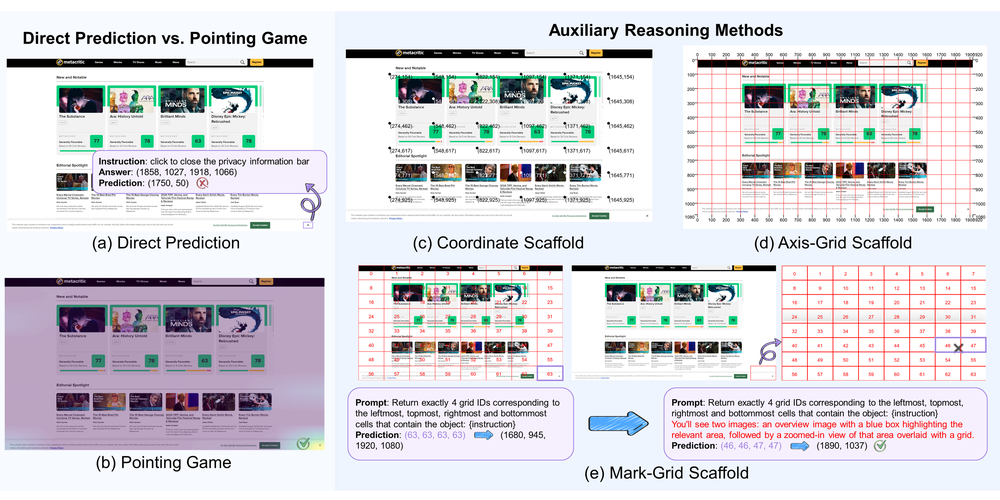
#> input picture misc/method.png, 1000 x 500 px, shrunk from 3780 x 1890 before the run
$ python -i scaffold.py   (imports and definitions only)
#> lines starting #> are read from the running program, lines starting #| are printed output that depends on the picture
from PIL import Image, ImageDraw, ImageFont

def open_image(image_or_image_path):
#> called with image_or_image_path = 'misc/method.png'
    if isinstance(image_or_image_path, Image.Image):
        return image_or_image_path
    elif isinstance(image_or_image_path, str):
        return Image.open(image_or_image_path)
#> returned value is the input picture: PIL image 1000x500 RGB; mean R, G, B 216.5, 214.4, 220.1
    else:
        raise ValueError("Unsupported input type!")

def dot_matrix_two_dimensional(image_or_image_path, save_path = None, dots_size_w = 6, dots_size_h = 6, save_img = False, font_path = 'arial.ttf', scaffold_mode='default'):
    """
    takes an original image as input, save the processed image to save_path. Each dot is labeled with two-dimensional Cartesian coordinates (x,y). Suitable for single-image tasks.
    control args:
    1. dots_size_w: the number of columns of the dots matrix
    2. dots_size_h: the number of rows of the dots matrix
    """
    with open_image(image_or_image_path) as img:
        if img.mode != 'RGB':
            img = img.convert('RGB')
        draw = ImageDraw.Draw(img, 'RGB')

        width, height = img.size
#> width = 1000; height = 500
        grid_size_w = dots_size_w + 1
        grid_size_h = dots_size_h + 1
        cell_width = width / grid_size_w
#> cell_width = 142.9
        cell_height = height / grid_size_h
#> cell_height = 71.43

        font_size = width // 40
#> font_size = 25
        if scaffold_mode == 'coordinate':
            font_size = width // 60
        font = ImageFont.truetype(font_path, font_size)  # Adjust font size if needed; default == width // 40

        count = 0
        for j in range(1, grid_size_h):
            for i in range(1, grid_size_w):
                x = int(i * cell_width)
                y = int(j * cell_height)

                # Calculate text background region for color analysis
                text_x, text_y = x + 3, y
                count_w = count // dots_size_w
                count_h = count % dots_size_w
                if scaffold_mode == 'default':
                    label_str = f"({count_w+1},{count_h+1})"
                elif scaffold_mode == 'coordinate':
                    label_str = f"({x},{y})"
                elif scaffold_mode == 'only_dots':
                    label_str = ""

                # Get text bounding box to determine background region
                bbox = draw.textbbox((text_x, text_y), label_str, font=font)
                text_width = bbox[2] - bbox[0]
                text_height = bbox[3] - bbox[1]

                # Sample pixels in the text background region
                sample_points = []
                for sample_x in range(int(text_x), int(text_x + text_width), max(1, int(text_width // 5))):
                    for sample_y in range(int(text_y), int(text_y + text_height), max(1, int(text_height // 3))):
                        if 0 <= sample_x < width and 0 <= sample_y < height:
                            sample_points.append(img.getpixel((sample_x, sample_y)))

                # Calculate average color of background region
                if sample_points:
                    avg_r = sum(p[0] for p in sample_points) // len(sample_points)
                    avg_g = sum(p[1] for p in sample_points) // len(sample_points)
                    avg_b = sum(p[2] for p in sample_points) // len(sample_points)
                    avg_color = (avg_r, avg_g, avg_b)
                else:
                    # Fallback to original pixel color if no samples
                    avg_color = img.getpixel((x, y))

                # choose a more contrasting color from black and white based on background average
                if avg_color[0] + avg_color[1] + avg_color[2] >= 255 * 3 / 2:
                    opposite_color = (0,0,0)
                else:
                    opposite_color = (255,255,255)

                # opposite_color = (0,0,255)

                circle_radius = width // 240  # Adjust dot size if needed; default == width // 240
                draw.ellipse([(x - circle_radius, y - circle_radius), (x + circle_radius, y + circle_radius)], fill=opposite_color)

                # Draw text with the calculated opposite color
                if scaffold_mode == 'default':
                    draw.text((text_x, text_y), label_str, fill=opposite_color, font=font)
                elif scaffold_mode == 'coordinate':
                    draw.text((text_x, text_y), f"({x},{y})", fill=opposite_color, font=font)
                count += 1
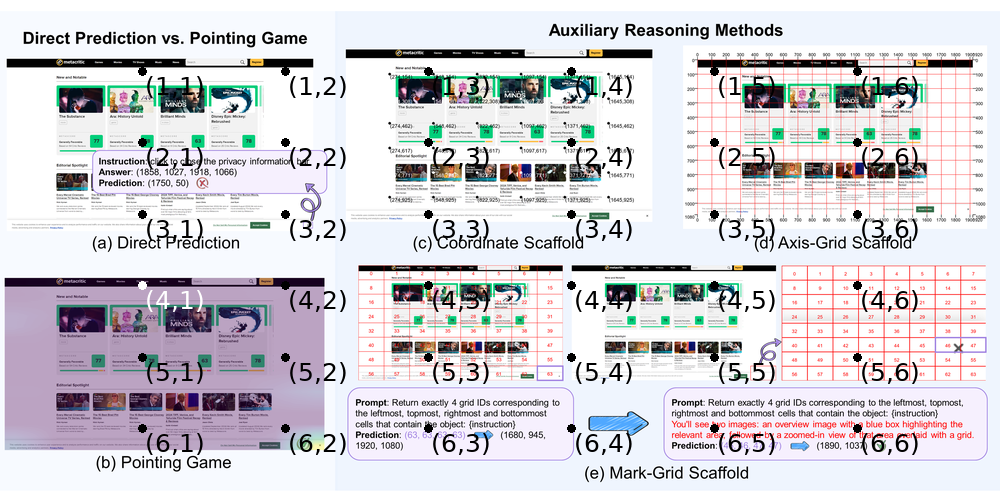
#> img: PIL image 1000x500 RGB; mean R, G, B 211.4, 209.3, 214.9
#> after the loop, count = 36
        if save_img:
            print(">>> dots overlaid image processed, stored in", save_path)
            img.save(save_path)
        return img

>>> result = dot_matrix_two_dimensional('misc/method.png')
